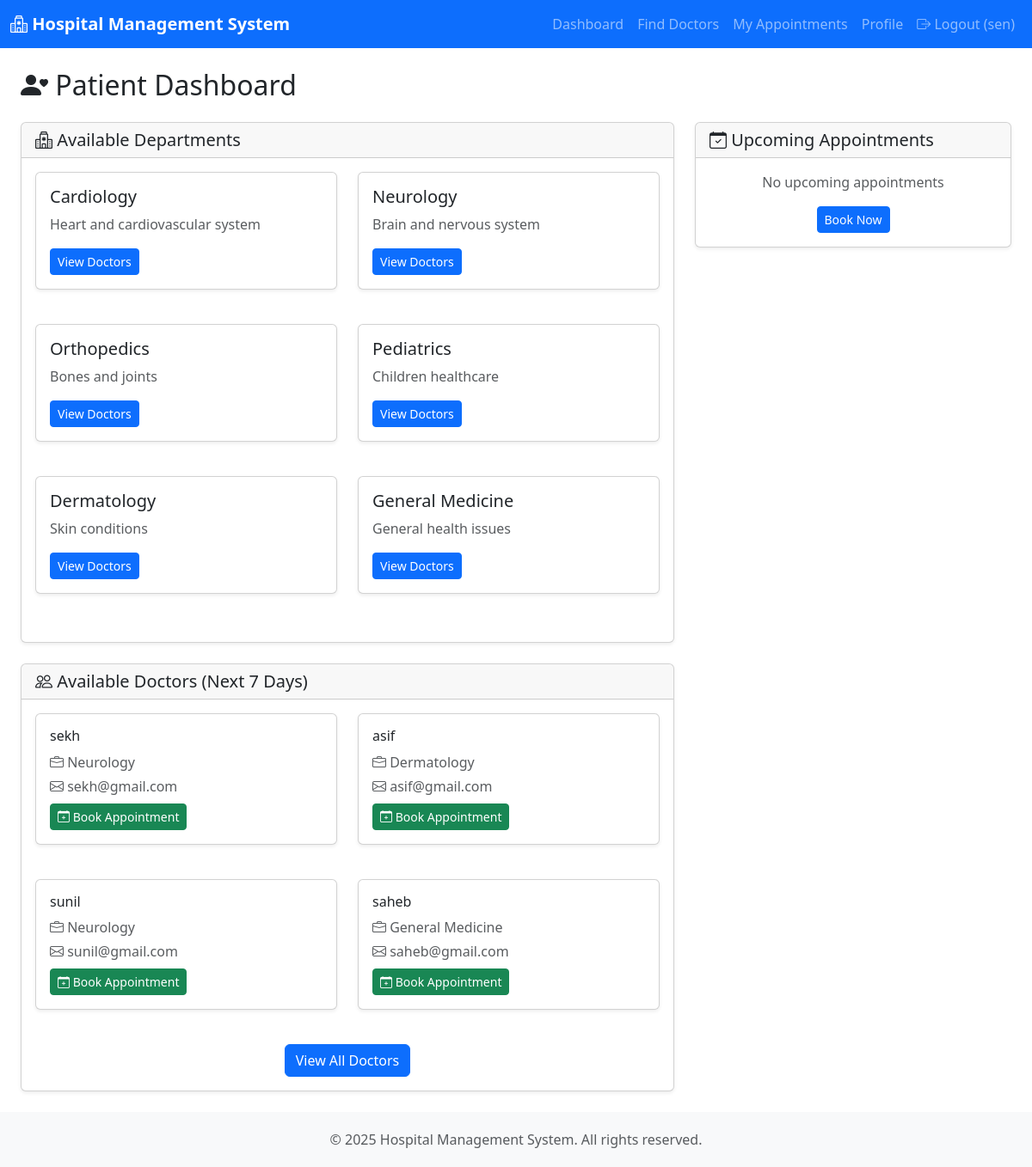
Page /patient/dashboard (signed in) on the committed database.
### models.py (models this page shows, shortened)
class User(db.Model):
    __tablename__ = 'users'
    id = db.Column(db.Integer, primary_key=True)
    name = db.Column(db.String(100), nullable=False)
    email = db.Column(db.String(120), unique=True, nullable=False)
    password_hash = db.Column(db.String(255), nullable=False)
    role = db.Column(db.String(20), nullable=False)
    phone = db.Column(db.String(15))
    address = db.Column(db.Text)
    date_of_birth = db.Column(db.Date)
    gender = db.Column(db.String(10))
    created_at = db.Column(db.DateTime, default=datetime.utcnow)
    is_active = db.Column(db.Boolean, default=True)
    department_id = db.Column(db.Integer, db.ForeignKey('departments.id'))
    department = db.relationship('Department', backref='doctors')

class Department(db.Model):
    __tablename__ = 'departments'
    id = db.Column(db.Integer, primary_key=True)
    name = db.Column(db.String(100), unique=True, nullable=False)
    description = db.Column(db.Text)
    created_at = db.Column(db.DateTime, default=datetime.utcnow)

### app.py (the view)
@app.route('/patient/dashboard')
@role_required('Patient')
def patient_dashboard():
    patient = User.query.get(session['user_id'])
    departments = Department.query.all()
    today = date.today()
    week_later = today + timedelta(days=7)
    available_doctors = User.query.filter_by(role='Doctor', is_active=True).all()
    upcoming_appointments = Appointment.query.filter(
        Appointment.patient_id == patient.id,
        Appointment.date >= today,
        Appointment.status.in_(['Booked', 'Pending'])  # Show both approved and pending appointments
    ).order_by(Appointment.date, Appointment.time).all()
    return render_template('patient/dashboard.html',
                         patient=patient,
                         departments=departments,
                         available_doctors=available_doctors,
                         upcoming_appointments=upcoming_appointments)

### app.py (called while the page is built)
def role_required(role):
    def decorator(f):
        @wraps(f)
        def decorated_function(*args, **kwargs):
            if 'user_id' not in session:
                flash('Please log in to access this page.', 'warning')
                return redirect(url_for('login'))
            user = User.query.get(session['user_id'])
            if not user or user.role != role:
                flash('You do not have permission to access this page.', 'danger')
                return redirect(url_for('index'))
            return f(*args, **kwargs)
        return decorated_function
    return decorator

### templates/patient/dashboard.html (shortened to what this page needs)
{% extends "base.html" %}
{% block content %}
<div class="container-fluid">
    <h2 class="mb-4"><i class="bi bi-person-heart"></i> Patient Dashboard</h2>
    <div class="row">
        <div class="col-md-8">
            <div class="card mb-4">
                <div class="card-header">
                    <h5 class="mb-0"><i class="bi bi-hospital"></i> Available Departments</h5>
                </div>
                <div class="card-body">
                    <div class="row">
                        {% for dept in departments %}
                        <div class="col-md-6 mb-3">
                            <div class="card">
                                <div class="card-body">
                                    <h5 class="card-title">{{ dept.name }}</h5>
                                    <p class="card-text text-muted">{{ dept.description }}</p>
                                    <a href="{{ url_for('patient_doctors', department_id=dept.id) }}" class="btn btn-sm btn-primary">
                                        View Doctors
                                    </a>
                                </div>
                            </div>
                        </div>
                        {% endfor %}
                    </div>
                </div>
            </div>
            <div class="card">
                <div class="card-header">
                    <h5 class="mb-0"><i class="bi bi-people"></i> Available Doctors (Next 7 Days)</h5>
                </div>
                <div class="card-body">
                    <div class="row">
                        {% for doctor in available_doctors[:6] %}
                        <div class="col-md-6 mb-3">
                            <div class="card">
                                <div class="card-body">
                                    <h6>{{ doctor.name }}</h6>
                                    <p class="mb-1 text-muted">
                                        <i class="bi bi-briefcase"></i>
                                        {{ doctor.department.name if doctor.department else 'General' }}
                                    </p>
                                    <p class="mb-2 text-muted">
                                        <i class="bi bi-envelope"></i> {{ doctor.email }}
                                    </p>
                                    <a href="{{ url_for('patient_book_appointment', doctor_id=doctor.id) }}" class="btn btn-sm btn-success">
                                        <i class="bi bi-calendar-plus"></i> Book Appointment
                                    </a>
                                </div>
                            </div>
                        </div>
                        {% endfor %}
                    </div>
                    <div class="text-center">
                        <a href="{{ url_for('patient_doctors') }}" class="btn btn-primary">View All Doctors</a>
                    </div>
                </div>
            </div>
        </div>
        <div class="col-md-4">
            <div class="card">
                <div class="card-header">
                    <h5 class="mb-0"><i class="bi bi-calendar-check"></i> Upcoming Appointments</h5>
                </div>
                <div class="card-body">
                    {% if upcoming_appointments %}
                        <ul class="list-group">
                            {% for appointment in upcoming_appointments %}
                            <li class="list-group-item">
                                <strong>{{ appointment.doctor.name }}</strong>
                                <br>
                                <small class="text-muted">
                                    {{ appointment.date.strftime('%Y-%m-%d') }} at {{ appointment.time.strftime('%H:%M') }}
                                </small>
                                <br>
                                <span class="badge bg-warning mt-1">{{ appointment.status }}</span>
                            </li>
                            {% endfor %}
                        </ul>
                        <div class="text-center mt-3">
                            <a href="{{ url_for('patient_appointments') }}" class="btn btn-sm btn-primary">View All</a>
                        </div>
                    {% else %}
                        <p class="text-center text-muted">No upcoming appointments</p>
                        <div class="text-center">
                            <a href="{{ url_for('patient_doctors') }}" class="btn btn-sm btn-primary">Book Now</a>
                        </div>
                    {% endif %}
                </div>
            </div>
        </div>
    </div>
</div>
{% endblock %}

### templates/base.html (shortened to what this page needs)
<!DOCTYPE html>
<html lang="en">
<head>
    <link href="https://cdn.jsdelivr.net/npm/bootstrap@5.3.0/dist/css/bootstrap.min.css" rel="stylesheet">
    <link rel="stylesheet" href="https://cdn.jsdelivr.net/npm/bootstrap-icons@1.11.0/font/bootstrap-icons.css">
</head>
<body>
    <nav class="navbar navbar-expand-lg navbar-dark bg-primary">
        <div class="container-fluid">
            <a class="navbar-brand" href="{{ url_for('index') }}">
                <i class="bi bi-hospital"></i> Hospital Management System
            </a>
            <div class="collapse navbar-collapse" id="navbarNav">
                <ul class="navbar-nav ms-auto">
                    {% if session.user_id %}
                        {% if session.user_role == 'Admin' %}
                            <li class="nav-item">
                                <a class="nav-link" href="{{ url_for('admin_dashboard') }}">Dashboard</a>
                            </li>
                            <li class="nav-item">
                                <a class="nav-link" href="{{ url_for('admin_doctors') }}">Doctors</a>
                            </li>
                            <li class="nav-item">
                                <a class="nav-link" href="{{ url_for('admin_patients') }}">Patients</a>
                            </li>
                            <li class="nav-item">
                                <a class="nav-link" href="{{ url_for('admin_appointments') }}">Appointments</a>
                            </li>
                        {% elif session.user_role == 'Patient' %}
                            <li class="nav-item">
                                <a class="nav-link" href="{{ url_for('patient_dashboard') }}">Dashboard</a>
                            </li>
                            <li class="nav-item">
                                <a class="nav-link" href="{{ url_for('patient_doctors') }}">Find Doctors</a>
                            </li>
                            <li class="nav-item">
                                <a class="nav-link" href="{{ url_for('patient_appointments') }}">My Appointments</a>
                            </li>
                            <li class="nav-item">
                                <a class="nav-link" href="{{ url_for('patient_profile') }}">Profile</a>
                            </li>
                        {% endif %}
                        <li class="nav-item">
                            <a class="nav-link" href="{{ url_for('logout') }}">
                                <i class="bi bi-box-arrow-right"></i> Logout ({{ session.user_name }})
                            </a>
                        </li>
                    {% endif %}
                </ul>
            </div>
        </div>
    </nav>
    <div class="main-content">
        <div class="container-fluid mt-4">
            {% block content %}{% endblock %}
        </div>
    </div>
    <footer class="text-center text-muted">
        <div class="container">
            <p class="mb-0">&copy; 2025 Hospital Management System. All rights reserved.</p>
        </div>
    </footer>
</body>
</html>

### templates/base.html (style rules this page uses)
body { min-height: 100vh; display: flex; flex-direction: column; }
.navbar-brand { font-weight: bold; }
.main-content { flex: 1; }
footer { background-color: #f8f9fa; padding: 20px 0; margin-top: auto; }
.card { box-shadow: 0 0.125rem 0.25rem rgba(0,0,0,0.075); margin-bottom: 1.5rem; }

### rows in the picture
User: user_name "sen"
Department: name "Cardiology", description "Heart and cardiovascular system"
Department: name "Neurology", description "Brain and nervous system"
Department: name "Orthopedics", description "Bones and joints"
Department: name "Pediatrics", description "Children healthcare"
Department: name "Dermatology", description "Skin conditions"
Department: name "General Medicine", description "General health issues"
User: name "sekh", department "Neurology", email "sekh@gmail.com"
User: name "asif", department "Dermatology", email "asif@gmail.com"
User: name "sunil", department "Neurology", email "sunil@gmail.com"
User: name "saheb", department "General Medicine", email "saheb@gmail.com"
